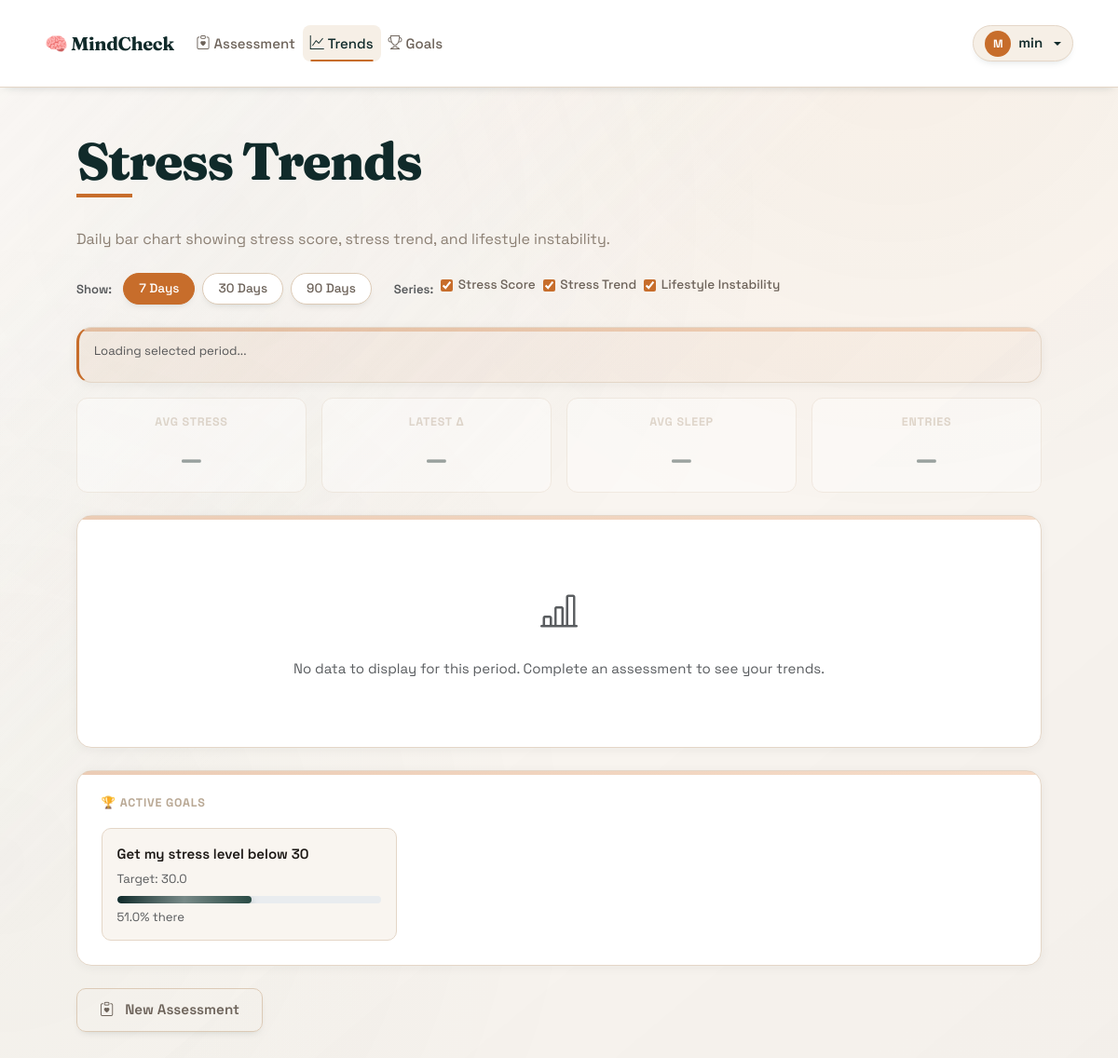
Screenshot of /history (signed in) with the database file from the repository.
### database.py (models this page shows, shortened)
class User(UserMixin, db.Model):
    __tablename__ = 'users'
    id = db.Column(db.Integer, primary_key=True)
    username = db.Column(db.String(80), unique=True, nullable=False, index=True)
    email = db.Column(db.String(120), unique=True, nullable=False, index=True)
    password_hash = db.Column(db.String(255), nullable=False)
    created_at = db.Column(db.DateTime, default=datetime.utcnow)
    goals = db.relationship('Goal', backref='user', lazy=True, cascade='all, delete-orphan')
    assessments = db.relationship('AssessmentEntry', backref='user', lazy=True, cascade='all, delete-orphan')

class Goal(db.Model):
    __tablename__ = 'goals'
    id = db.Column(db.Integer, primary_key=True)
    user_id = db.Column(db.Integer, db.ForeignKey('users.id'), nullable=False)
    goal_type = db.Column(db.String(50), nullable=False)  # 'avg_stress', 'peak_stress', 'streak_days'
    description = db.Column(db.String(255))
    target_value = db.Column(db.Float, nullable=False)
    current_value = db.Column(db.Float, default=0.0)
    deadline = db.Column(db.Date, nullable=True)
    created_at = db.Column(db.DateTime, default=datetime.utcnow)
    completed_at = db.Column(db.DateTime, nullable=True)
    status = db.Column(db.String(20), default='active')
    def calculate_progress(self):
        if self.goal_type in ['avg_stress', 'peak_stress']:
            if self.current_value <= self.target_value:
                return 100.0
            max_stress = 100.0  # Assuming stress is 0-100
            progress = max(0, (max_stress - self.current_value) / (max_stress - self.target_value) * 100)
            return min(100.0, progress)
        elif self.goal_type == 'streak_days':
            progress = (self.current_value / self.target_value) * 100
            return min(100.0, progress)
        return 0.0

### app.py (the view)
@app.route('/history')
@login_required
def history():
    history_data = _load_history_entries_for_user(current_user.id)
    active_goals = Goal.query.filter_by(user_id=current_user.id, status='active').all()
    has_unsaved_result = ('wizard_result' in session and 'wizard_saved_entry_id' not in session)
    return render_template('history.html',
                           history_data=history_data,
                           user=current_user,
                           goals=active_goals,
                           has_unsaved_result=has_unsaved_result)

### app.py (called while the page is built, shortened)
@login_manager.user_loader
def load_user(user_id):
    return User.query.get(int(user_id))

def _load_history_entries_for_user(user_id):
    db_entries = AssessmentEntry.query.filter_by(user_id=user_id).order_by(AssessmentEntry.created_at.asc()).all()
    db_history = [entry.to_history_dict() for entry in db_entries]
    json_history = StressHistory(user_id=user_id).load_history()
    if not db_history:
        return json_history

### stress_history.py (called while the page is built)
    def load_history(self):
        if not os.path.exists(self.history_file):
            return []
        try:
            with open(self.history_file, 'r') as f:
                return json.load(f)
        except (json.JSONDecodeError, IOError):
            return []

### templates/history.html (shortened to what this page needs)
{% extends "base.html" %}
{% block content %}
<div class="container py-5">
    <div class="page-header stack mb-4">
        <h1>Stress Trends</h1>
        <p class="page-subtitle">Daily bar chart showing stress score, stress trend, and lifestyle instability.</p>
    </div>
    <div class="d-flex flex-wrap gap-2 mb-4 align-items-center">
        <span class="text-muted small fw-600 me-1">Show:</span>
        <button class="btn btn-filter active" data-days="7" id="f7">7 Days</button>
        <button class="btn btn-filter" data-days="30" id="f30">30 Days</button>
        <button class="btn btn-filter" data-days="90" id="f90">90 Days</button>
        <span class="ms-3 text-muted small fw-600">Series:</span>
        <label class="series-toggle"><input type="checkbox" checked data-series="0"> Stress Score</label>
        <label class="series-toggle"><input type="checkbox" checked data-series="1"> Stress Trend</label>
        <label class="series-toggle"><input type="checkbox" checked data-series="2"> Lifestyle Instability</label>
    </div>
    <div class="result-card chart-info-card mb-3">
        <div class="small text-muted mb-1" id="rangeInfo">Loading selected period...</div>
    </div>
    <div class="row g-3 mb-4" id="statsRow">
        <div class="col-6 col-md-3">
            <div class="stat-mini-card text-center">
                <div class="label">Avg Stress</div>
                <div class="mini-score" id="avgStress">–</div>
            </div>
        </div>
        <div class="col-6 col-md-3">
            <div class="stat-mini-card text-center">
                <div class="label">Latest Δ</div>
                <div class="mini-score" id="stressDelta">–</div>
            </div>
        </div>
        <div class="col-6 col-md-3">
            <div class="stat-mini-card text-center">
                <div class="label">Avg Sleep</div>
                <div class="mini-score" id="avgSleep">–</div>
            </div>
        </div>
        <div class="col-6 col-md-3">
            <div class="stat-mini-card text-center">
                <div class="label">Entries</div>
                <div class="mini-score" id="entryCount">–</div>
            </div>
        </div>
    </div>
    <div class="result-card chart-card mb-4">
        <div id="noDataMsg" class="text-center py-5 text-muted" style="display:none;">
            <i class="bi bi-bar-chart-line fs-1 mb-3 d-block"></i>
            No data to display for this period. Complete an assessment to see your trends.
        </div>
    </div>
    {% if goals %}
    <div class="result-card mb-4">
        <div class="label mb-3">🏆 Active Goals</div>
        <div class="row g-3">
            {% for goal in goals %}
            <div class="col-md-4">
                <div class="goal-mini-card">
                    <div class="fw-600 mb-1">{{ goal.description or goal.goal_type }}</div>
                    <div class="small text-muted">Target: {{ goal.target_value }}</div>
                    <div class="progress mt-2" style="height:8px; border-radius:99px;">
                        <div class="progress-bar bg-accent" style="width: {{ goal.calculate_progress()|round(0) }}%;">
                        </div>
                    </div>
                    <div class="small text-muted mt-1">{{ goal.calculate_progress()|round(0) }}% there</div>
                </div>
            </div>
            {% endfor %}
        </div>
    </div>
    {% endif %}
    <a href="{{ url_for('assess_step1') }}" class="btn btn-wizard-ghost">
        <i class="bi bi-clipboard-heart me-1"></i> New Assessment
    </a>
</div>
{% endblock %}

### templates/base.html (shortened to what this page needs)
<!DOCTYPE html>
<html lang="en">
<head>
    <link href="https://cdn.jsdelivr.net/npm/bootstrap@5.3.3/dist/css/bootstrap.min.css" rel="stylesheet">
    <link href="https://cdn.jsdelivr.net/npm/bootstrap-icons@1.11.3/font/bootstrap-icons.css" rel="stylesheet">
    <link rel="stylesheet" href="{{ url_for('static', filename='style.css') }}">
</head>
<body>
    <nav class="navbar navbar-expand-md navbar-light sticky-top app-nav">
        <div class="container-fluid nav-inner">
            <a class="navbar-brand brand" href="{{ url_for('home') }}">
                🧠 MindCheck
            </a>
            <div class="collapse navbar-collapse" id="mainNav">
                <ul class="navbar-nav me-auto mb-2 mb-md-0">
                    {% if current_user.is_authenticated %}
                    <li class="nav-item">
                        <a class="nav-link {% if request.endpoint and request.endpoint.startswith('assess') %}active{% endif %}"
                           href="{{ url_for('assess_step1') }}">
                            <i class="bi bi-clipboard-heart me-1"></i>Assessment
                        </a>
                    </li>
                    <li class="nav-item">
                        <a class="nav-link {% if request.endpoint == 'history' %}active{% endif %}"
                           href="{{ url_for('history') }}">
                            <i class="bi bi-graph-up me-1"></i>Trends
                        </a>
                    </li>
                    <li class="nav-item">
                        <a class="nav-link {% if request.endpoint == 'goals' %}active{% endif %}"
                           href="{{ url_for('goals') }}">
                            <i class="bi bi-trophy me-1"></i>Goals
                        </a>
                    </li>
                    {% endif %}
                </ul>
                {% if current_user.is_authenticated %}
                <div class="dropdown">
                    <button class="btn btn-sm profile-btn dropdown-toggle d-flex align-items-center gap-2"
                            type="button" data-bs-toggle="dropdown" aria-expanded="false"
                            id="profileDropdown">
                        <span class="avatar-circle">{{ current_user.username[0].upper() }}</span>
                        <span class="d-none d-md-inline fw-600">{{ current_user.username }}</span>
                    </button>
                </div>
                {% else %}
                <a href="{{ url_for('login') }}" class="btn btn-sm btn-outline-dark">Sign in</a>
                {% endif %}
            </div>
        </div>
    </nav>
    <div class="toast-container position-fixed bottom-0 end-0 p-3" style="z-index: 9999;">
    </div>
    <main class="main-content">
        {% block content %}{% endblock %}
    </main>
</body>
</html>

### rows the page displays
User: username "M", username "min"
Goal: description "Get my stress level below 30", target_value "30.0", calculate_progress "51.0"
